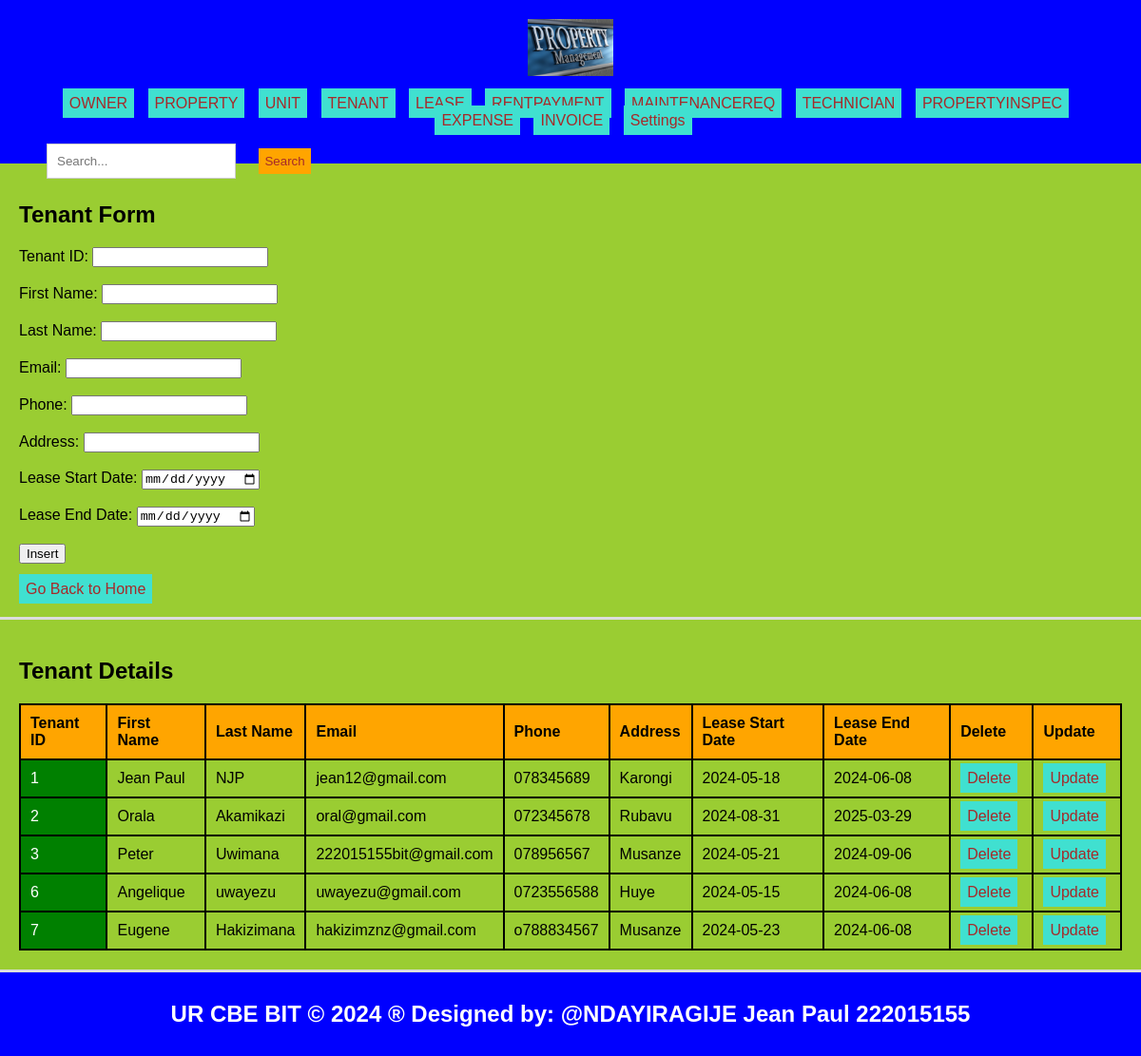
Screenshot of /tenant.php with the database file from the repository.
### tables this page shows
CREATE TABLE `tenants` (
  `Tenant_id` int(11) NOT NULL,
  `First_name` varchar(50) DEFAULT NULL,
  `Last_name` varchar(50) DEFAULT NULL,
  `Email` varchar(100) DEFAULT NULL,
  `Phone` varchar(15) DEFAULT NULL,
  `Address` varchar(100) DEFAULT NULL,
  `Lease_start_date` date DEFAULT NULL,
  `Lease_end_date` date DEFAULT NULL
);

### tenant.php (the view, shortened to what this page needs)
<!DOCTYPE html>
<html lang="en">
<head>
  <link rel="stylesheet" type="text/css" href="style.css">
</head>
<body style="background-color: yellowgreen;">
  <header>
    <div>
      <img src="./Images/a.jpg" width="90" height="60" alt="Logo">
    </div>
    <ul class="navbar">
      <ul class="navbar">
    <li style="display: inline; margin-right: 5px;"><a href="./owner.php">OWNER</a></li>
    <li style="display: inline; margin-right: 5px;"><a href="./property.php">PROPERTY</a></li>
    <li style="display: inline; margin-right: 5px;"><a href="./unit.php">UNIT</a></li>
      <li style="display: inline; margin-right: 5px;"><a href="./tenant.php">TENANT</a></li>
        <li style="display: inline; margin-right: 5px;"><a href="./lease.php">LEASE</a></li>
     <li style="display: inline; margin-right: 5px;"><a href="./rentpayment.php">RENTPAYMENT</a></li>
      <li style="display: inline; margin-right: 5px;"><a href="./MaintenanceReq.php">MAINTENANCEREQ</a></li>
      <li style="display: inline; margin-right: 5px;"><a href="./technician.php">TECHNICIAN</a>
      </li>
      <li style="display: inline; margin-right: 5px;"><a href="./propertyinspec.php">PROPERTYINSPEC</a></li>
      <li style="display: inline; margin-right: 5px;"><a href="./Expense.php">EXPENSE</a></li>
       <li style="display: inline; margin-right: 5px;"><a href="./invoice.php">INVOICE</a>
        <li class="dropdown">
        <a href="#">Settings</a>
      </li>
    </ul>
    <div class="search-form" style="text-align: right; padding: 10px;">
      <form role="search" action="search.php">
        <input class="form-control" type="search" placeholder="Search..." aria-label="Search" name="query">
        <button class="btn" type="submit">Search</button>
      </form>
    </div>
  </header>
  <section>
    <h1>Tenant Form</h1>
    <form method="post" onsubmit="return confirmInsert();">
      <label for="tenant_id">Tenant ID:</label>
      <input type="number" id="tenant_id" name="tenant_id" required><br><br>
      <label for="first_name">First Name:</label>
      <input type="text" id="first_name" name="first_name" required><br><br>
      <label for="last_name">Last Name:</label>
      <input type="text" id="last_name" name="last_name" required><br><br>
      <label for="email">Email:</label>
      <input type="email" id="email" name="email" required><br><br>
      <label for="phone">Phone:</label>
      <input type="text" id="phone" name="phone" required><br><br>
      <label for="address">Address:</label>
      <input type="text" id="address" name="address" required><br><br>
      <label for="lease_start_date">Lease Start Date:</label>
      <input type="date" id="lease_start_date" name="lease_start_date" required><br><br>
      <label for="lease_end_date">Lease End Date:</label>
      <input type="date" id="lease_end_date" name="lease_end_date" required><br><br>
      <input type="submit" name="add" value="Insert"><br><br>
      <a href="./home.html">Go Back to Home</a>
    </form>
  </section>
  <?php
  include('database_connection.php');
  ?>
  <section>
    <h2>Tenant Details</h2>
    <table>
      <tr>
        <th>Tenant ID</th>
        <th>First Name</th>
        <th>Last Name</th>
        <th>Email</th>
        <th>Phone</th>
        <th>Address</th>
        <th>Lease Start Date</th>
        <th>Lease End Date</th>
        <th>Delete</th>
        <th>Update</th>
      </tr>
      <?php
      $sql = "SELECT * FROM tenants";
      $result = $connection->query($sql);
      if ($result->num_rows > 0) {
          while ($row = $result->fetch_assoc()) {
              echo "<tr>
                    <td>{$row['Tenant_id']}</td>
                    <td>{$row['First_name']}</td>
                    <td>{$row['Last_name']}</td>
                    <td>{$row['Email']}</td>
                    <td>{$row['Phone']}</td>
                    <td>{$row['Address']}</td>
                    <td>{$row['Lease_start_date']}</td>
                    <td>{$row['Lease_end_date']}</td>
                    <td><a href='delete_tenant.php?tenant_id={$row['Tenant_id']}'>Delete</a></td>
                    <td><a href='update_tenant.php?tenant_id={$row['Tenant_id']}'>Update</a></td>
                   </tr>";
          }
      } else {
          echo "<tr><td colspan='10'>No data found</td></tr>";
      }
      ?>
    </table>
  </section>
  <footer>
    <h2>UR CBE BIT &copy; 2024 &reg; Designed by: @NDAYIRAGIJE Jean Paul 222015155</h2>
  </footer>
</body>
</html>

### style.css (style rules this page uses)
body { font-family: Arial, sans-serif; margin: 0; padding: 0; }
.search-form { float: left; padding: 20px; }
.form-control { padding: 18px; margin-left: 19px; border: 1px solid #ccc; }
.btn { padding: 6px; background-color: orange; color: brown; border: none; }
.dropdown { position: relative; display: inline; margin-right: 10px; }
body { font-family: Arial,sans-serif; margin:0; padding:0; }
header { background-color:blue; padding: 20px; }
.dropdown { position: right; display:right; direction:rtl; }
section { padding:28px; border-bottom: 1px solid #ddd; }
footer { text-align: center; padding: 15px; background-color:blue; }

### tenant.php (style rules this page uses)
a { padding: 7px; color: white; background-color: turquoise; text-decoration: none; margin-right: 5px; }
a:link { color: brown; }
button.btn { margin-left: 20px; margin-top: 10px; }
input.form-control { padding: 10px; }
table { width: 100%; border-collapse: collapse; }
th, td { border: 2px solid black; padding: 10px; text-align: left; }
th { background-color: orange; }
td:first-child { background-color:green; color: white; }
section { padding: 20px; border-bottom: 3px solid #ddd; }
header { text-align: center; padding: 20px; background-color: blue; color: white; }
footer { text-align: center; padding: 10px; background-color: blue; color: white; }
.navbar { list-style-type: none; padding: 0; text-align: center; }
.navbar li { display: inline-block; margin-right: 10px; }
.dropdown { position: relative; display: inline-block; }

### rows the page displays
tenants: Tenant_id "1", First_name "Jean Paul", Last_name "NJP", Email "jean12@gmail.com", Phone "078345689", Address "Karongi", Lease_start_date "2024-05-18", Lease_end_date "2024-06-08"
tenants: Tenant_id "2", First_name "Orala", Last_name "Akamikazi", Email "oral@gmail.com", Phone "072345678", Address "Rubavu", Lease_start_date "2024-08-31", Lease_end_date "2025-03-29"
tenants: Tenant_id "3", First_name "Peter", Last_name "Uwimana", Email "222015155bit@gmail.com", Phone "078956567", Address "Musanze", Lease_start_date "2024-05-21", Lease_end_date "2024-09-06"
tenants: Tenant_id "6", First_name "Angelique", Last_name "uwayezu", Email "uwayezu@gmail.com", Phone "0723556588", Address "Huye", Lease_start_date "2024-05-15", Lease_end_date "2024-06-08"
tenants: Tenant_id "7", First_name "Eugene", Last_name "Hakizimana", Email "hakizimznz@gmail.com", Phone "o788834567", Address "Musanze", Lease_start_date "2024-05-23", Lease_end_date "2024-06-08"
